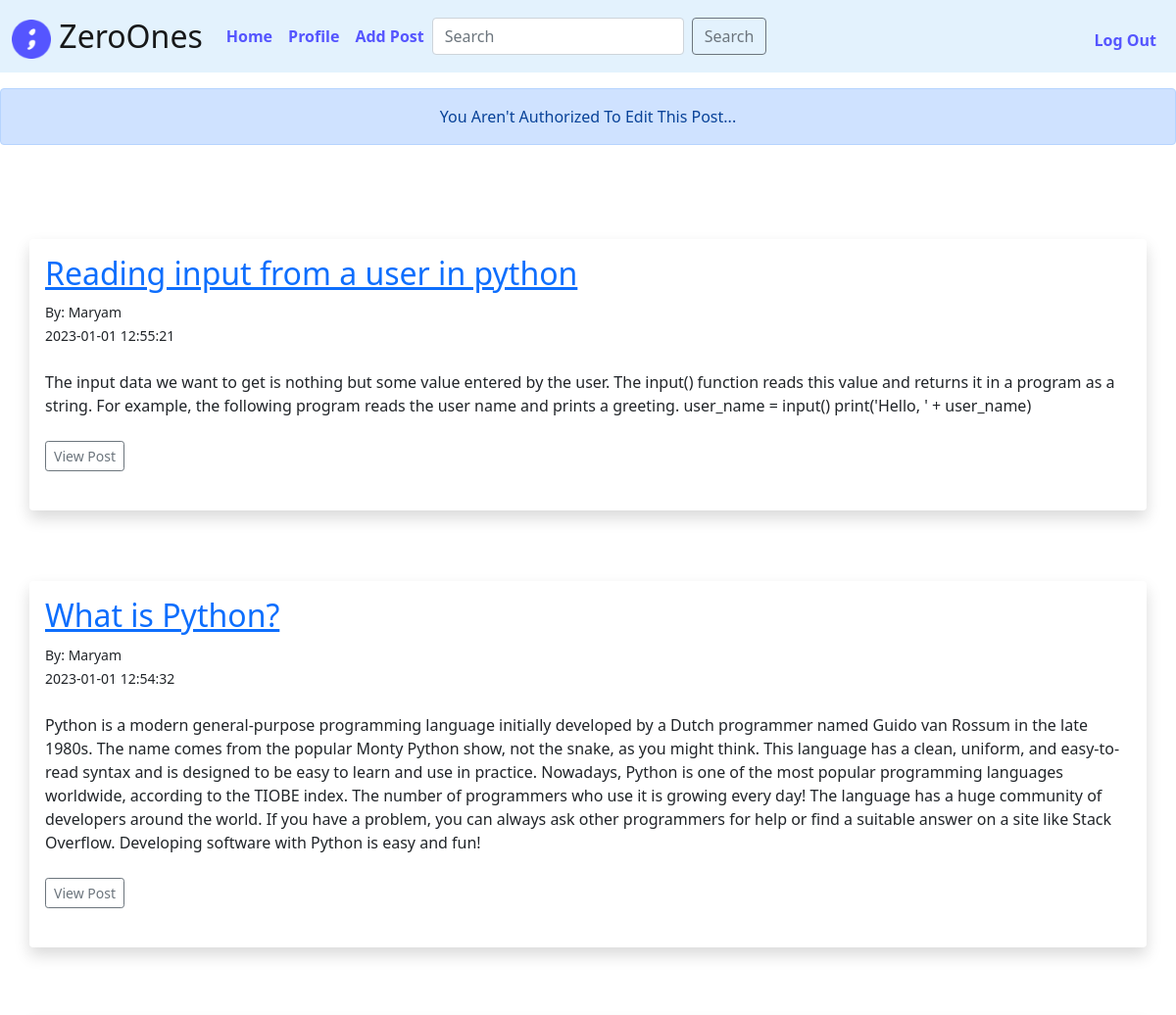
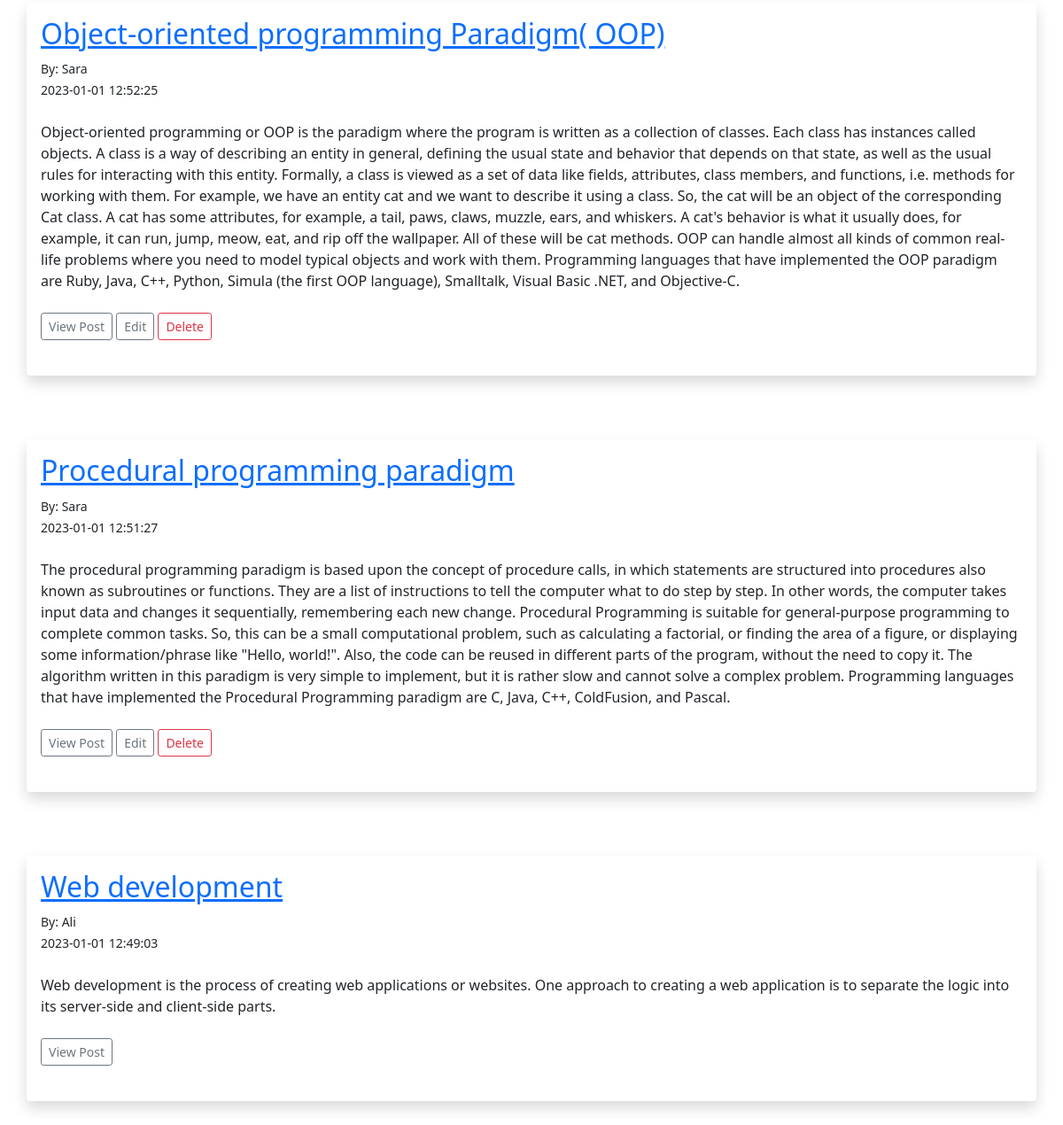
The page /posts/edit/17 (signed in) on the database its author committed (2 pictures, top to bottom).
### tables this page shows
CREATE TABLE posts(post_id INTEGER PRIMARY KEY AUTOINCREMENT NOT NULL,title TEXT NOT NULL, tag TEXT NOT NULL UNIQUE, author_id INTEGER NOT NULL,author TEXT NOT NULL, content TEXT NOT NULL ,date_posted DATETIME,FOREIGN KEY(author_id) REFERENCES users(id));

### app.py (the view, shortened to what this page needs)
@app.route('/posts/edit/<int:id>', methods=['GET', 'POST'])
@login_required
def edit_post(id):
    author_id = db.execute("SELECT author_id FROM posts WHERE post_id = ?", id)
    if session["user_id"] == author_id[0]["author_id"]: #or current_user.id == 14:
        data = db.execute("SELECT * FROM posts WHERE post_id = ?", id)
        print (data[0])
        return render_template('editpost.html', data=data[0])
    else:
        flash("You Aren't Authorized To Edit This Post...")
        posts = db.execute("SELECT * FROM posts ORDER BY date_posted DESC ")
        return render_template("index.html", posts=posts)

### app.py (called while the page is built)
def login_required(f):
    @wraps(f)
    def decorated_function(*args, **kwargs):
        if session.get("user_id") is None:
            return redirect("/login")
        return f(*args, **kwargs)
    return decorated_function

@app.after_request
def after_request(response):
    response.headers["Cache-Control"] = "no-cache, no-store, must-revalidate"
    response.headers["Expires"] = 0
    response.headers["Pragma"] = "no-cache"
    return response

### templates/index.html (shortened to what this page needs)
{% extends "layout.html" %}
{% block main2 %}
{% for post in posts %}
<div class="shadow p-3 mb-5 bg-body rounded container-md">
	<h2><a href="{{ url_for('post', id=post.post_id)}}">{{ post.title }}</a></h2>
	<small>By: {{ post.author }}<br/>
		{{ post.date_posted }}</small> <br/><br/>
	{{ post.content|safe }}
	<br/><br/>
	<a href="{{ url_for('post', id=post.post_id)}}" class="btn btn-outline-secondary btn-sm">View Post</a>
	{% if post.author_id == session["user_id"] %}
	<a href="{{ url_for('edit_post', id=post.post_id)}}" class="btn btn-outline-secondary btn-sm">Edit</a>
	<a href="{{ url_for('delete_post', id=post.post_id)}}" class="btn btn-outline-danger btn-sm">Delete</a>
	{% endif %}
	<br/><br/>
</div>
<br/>
{% endfor %}
{% endblock %}

### rows shown on the page
posts: title "Reading input from a user in python", author "Maryam", date_posted "2023-01-01 12:55:21", content "The input data we want to get is nothing but some value entered by the user. The input() function reads this value and returns it in a program as a string. For example, the following program reads the user name and prints a greeting. user_name = input() print('Hello, ' + user_name)"
posts: title "What is Python?", author "Maryam", date_posted "2023-01-01 12:54:32", content "Python is a modern general-purpose programming language initially developed by a Dutch programmer named Guido van Rossum in the late 1980s. The name comes from the popular Monty Python show, not the snake, as you might think. This language has a clean, uniform, and easy-to-read syntax and is designed to be easy to learn and use in practice. Nowadays, Python is one of the most popular programming languages worldwide, according to the TIOBE index. The number of programmers who use it is growing every day! The language has a huge community of developers around the world. If you have a problem, you can always ask other programmers for help or find a suitable answer on a site like Stack…"
posts: title "Object-oriented programming Paradigm( OOP)", author "Sara", date_posted "2023-01-01 12:52:25", content "Object-oriented programming or OOP is the paradigm where the program is written as a collection of classes. Each class has instances called objects. A class is a way of describing an entity in general, defining the usual state and behavior that depends on that state, as well as the usual rules for interacting with this entity. Formally, a class is viewed as a set of data like fields, attributes, class members, and functions, i.e. methods for working with them. For example, we have an entity cat and we want to describe it using a class. So, the cat will be an object of the corresponding Cat class. A cat has some attributes, for example, a tail, paws, claws, muzzle, ears, and whiskers. A…"
posts: title "Procedural programming paradigm", author "Sara", date_posted "2023-01-01 12:51:27", content "The procedural programming paradigm is based upon the concept of procedure calls, in which statements are structured into procedures also known as subroutines or functions. They are a list of instructions to tell the computer what to do step by step. In other words, the computer takes input data and changes it sequentially, remembering each new change. Procedural Programming is suitable for general-purpose programming to complete common tasks. So, this can be a small computational problem, such as calculating a factorial, or finding the area of a figure, or displaying some information/phrase like \"Hello, world!\". Also, the code can be reused in different parts of the program, without the…"
posts: title "Web development", author "Ali", date_posted "2023-01-01 12:49:03", content "Web development is the process of creating web applications or websites. One approach to creating a web application is to separate the logic into its server-side and client-side parts."

### other values the page prints
{{ get_flashed_messages() | join(" ") }} "You Aren't Authorized To Edit This Post..."
